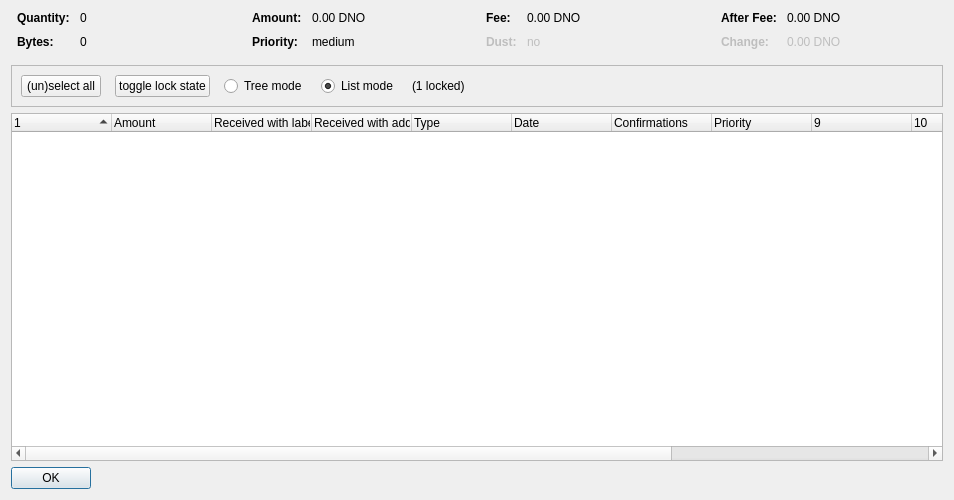
<?xml version="1.0" encoding="UTF-8"?>
<ui version="4.0">
 <class>CoinControlDialog</class>
 <widget class="QDialog" name="CoinControlDialog">
  <property name="geometry">
   <rect>
    <x>0</x>
    <y>0</y>
    <width>954</width>
    <height>500</height>
   </rect>
  </property>
  <property name="windowTitle">
   <string>Coin Selection</string>
  </property>
  <layout class="QVBoxLayout" name="verticalLayout">
   <item>
    <layout class="QHBoxLayout" name="horizontalLayoutTop" stretch="0,0,0,0">
     <property name="topMargin">
      <number>0</number>
     </property>
     <property name="bottomMargin">
      <number>10</number>
     </property>
     <item>
      <layout class="QFormLayout" name="formLayoutCoinControl1">
       <property name="horizontalSpacing">
        <number>10</number>
       </property>
       <property name="verticalSpacing">
        <number>10</number>
       </property>
       <property name="leftMargin">
        <number>6</number>
       </property>
       <property name="rightMargin">
        <number>6</number>
       </property>
       <item row="0" column="0">
        <widget class="QLabel" name="labelCoinControlQuantityText">
         <property name="font">
          <font>
           <weight>75</weight>
           <bold>true</bold>
          </font>
         </property>
         <property name="text">
          <string>Quantity:</string>
         </property>
        </widget>
       </item>
       <item row="0" column="1">
        <widget class="QLabel" name="labelCoinControlQuantity">
         <property name="cursor">
          <cursorShape>IBeamCursor</cursorShape>
         </property>
         <property name="contextMenuPolicy">
          <enum>Qt::ActionsContextMenu</enum>
         </property>
         <property name="text">
          <string notr="true">0</string>
         </property>
         <property name="textInteractionFlags">
          <set>Qt::LinksAccessibleByMouse|Qt::TextSelectableByKeyboard|Qt::TextSelectableByMouse</set>
         </property>
        </widget>
       </item>
       <item row="1" column="0">
        <widget class="QLabel" name="labelCoinControlBytesText">
         <property name="font">
          <font>
           <weight>75</weight>
           <bold>true</bold>
          </font>
         </property>
         <property name="text">
          <string>Bytes:</string>
         </property>
        </widget>
       </item>
       <item row="1" column="1">
        <widget class="QLabel" name="labelCoinControlBytes">
         <property name="cursor">
          <cursorShape>IBeamCursor</cursorShape>
         </property>
         <property name="contextMenuPolicy">
          <enum>Qt::ActionsContextMenu</enum>
         </property>
         <property name="text">
          <string notr="true">0</string>
         </property>
         <property name="textInteractionFlags">
          <set>Qt::LinksAccessibleByMouse|Qt::TextSelectableByKeyboard|Qt::TextSelectableByMouse</set>
         </property>
        </widget>
       </item>
      </layout>
     </item>
     <item>
      <layout class="QFormLayout" name="formLayoutCoinControl2">
       <property name="horizontalSpacing">
        <number>10</number>
       </property>
       <property name="verticalSpacing">
        <number>10</number>
       </property>
       <property name="leftMargin">
        <number>6</number>
       </property>
       <property name="rightMargin">
        <number>6</number>
       </property>
       <item row="0" column="0">
        <widget class="QLabel" name="labelCoinControlAmountText">
         <property name="font">
          <font>
           <weight>75</weight>
           <bold>true</bold>
          </font>
         </property>
         <property name="text">
          <string>Amount:</string>
         </property>
        </widget>
       </item>
       <item row="0" column="1">
        <widget class="QLabel" name="labelCoinControlAmount">
         <property name="cursor">
          <cursorShape>IBeamCursor</cursorShape>
         </property>
         <property name="contextMenuPolicy">
          <enum>Qt::ActionsContextMenu</enum>
         </property>
         <property name="text">
          <string notr="true">0.00 DNO</string>
         </property>
         <property name="textInteractionFlags">
          <set>Qt::LinksAccessibleByMouse|Qt::TextSelectableByKeyboard|Qt::TextSelectableByMouse</set>
         </property>
        </widget>
       </item>
       <item row="1" column="0">
        <widget class="QLabel" name="labelCoinControlPriorityText">
         <property name="font">
          <font>
           <weight>75</weight>
           <bold>true</bold>
          </font>
         </property>
         <property name="text">
          <string>Priority:</string>
         </property>
        </widget>
       </item>
       <item row="1" column="1">
        <widget class="QLabel" name="labelCoinControlPriority">
         <property name="cursor">
          <cursorShape>IBeamCursor</cursorShape>
         </property>
         <property name="contextMenuPolicy">
          <enum>Qt::ActionsContextMenu</enum>
         </property>
         <property name="text">
          <string>medium</string>
         </property>
         <property name="textInteractionFlags">
          <set>Qt::LinksAccessibleByMouse|Qt::TextSelectableByKeyboard|Qt::TextSelectableByMouse</set>
         </property>
        </widget>
       </item>
      </layout>
     </item>
     <item>
      <layout class="QFormLayout" name="formLayoutCoinControl3">
       <property name="horizontalSpacing">
        <number>10</number>
       </property>
       <property name="verticalSpacing">
        <number>10</number>
       </property>
       <property name="leftMargin">
        <number>6</number>
       </property>
       <property name="rightMargin">
        <number>6</number>
       </property>
       <item row="0" column="0">
        <widget class="QLabel" name="labelCoinControlFeeText">
         <property name="font">
          <font>
           <weight>75</weight>
           <bold>true</bold>
          </font>
         </property>
         <property name="text">
          <string>Fee:</string>
         </property>
        </widget>
       </item>
       <item row="0" column="1">
        <widget class="QLabel" name="labelCoinControlFee">
         <property name="cursor">
          <cursorShape>IBeamCursor</cursorShape>
         </property>
         <property name="contextMenuPolicy">
          <enum>Qt::ActionsContextMenu</enum>
         </property>
         <property name="text">
          <string notr="true">0.00 DNO</string>
         </property>
         <property name="textInteractionFlags">
          <set>Qt::LinksAccessibleByMouse|Qt::TextSelectableByKeyboard|Qt::TextSelectableByMouse</set>
         </property>
        </widget>
       </item>
       <item row="1" column="0">
        <widget class="QLabel" name="labelCoinControlLowOutputText">
         <property name="enabled">
          <bool>false</bool>
         </property>
         <property name="font">
          <font>
           <weight>75</weight>
           <bold>true</bold>
          </font>
         </property>
         <property name="text">
          <string>Dust:</string>
         </property>
        </widget>
       </item>
       <item row="1" column="1">
        <widget class="QLabel" name="labelCoinControlLowOutput">
         <property name="enabled">
          <bool>false</bool>
         </property>
         <property name="cursor">
          <cursorShape>IBeamCursor</cursorShape>
         </property>
         <property name="contextMenuPolicy">
          <enum>Qt::ActionsContextMenu</enum>
         </property>
         <property name="text">
          <string>no</string>
         </property>
         <property name="textInteractionFlags">
          <set>Qt::LinksAccessibleByMouse|Qt::TextSelectableByKeyboard|Qt::TextSelectableByMouse</set>
         </property>
        </widget>
       </item>
      </layout>
     </item>
     <item>
      <layout class="QFormLayout" name="formLayoutCoinControl4">
       <property name="horizontalSpacing">
        <number>10</number>
       </property>
       <property name="verticalSpacing">
        <number>10</number>
       </property>
       <property name="leftMargin">
        <number>6</number>
       </property>
       <property name="rightMargin">
        <number>6</number>
       </property>
       <item row="0" column="0">
        <widget class="QLabel" name="labelCoinControlAfterFeeText">
         <property name="font">
          <font>
           <weight>75</weight>
           <bold>true</bold>
          </font>
         </property>
         <property name="text">
          <string>After Fee:</string>
         </property>
        </widget>
       </item>
       <item row="0" column="1">
        <widget class="QLabel" name="labelCoinControlAfterFee">
         <property name="cursor">
          <cursorShape>IBeamCursor</cursorShape>
         </property>
         <property name="contextMenuPolicy">
          <enum>Qt::ActionsContextMenu</enum>
         </property>
         <property name="text">
          <string notr="true">0.00 DNO</string>
         </property>
         <property name="textInteractionFlags">
          <set>Qt::LinksAccessibleByMouse|Qt::TextSelectableByKeyboard|Qt::TextSelectableByMouse</set>
         </property>
        </widget>
       </item>
       <item row="1" column="0">
        <widget class="QLabel" name="labelCoinControlChangeText">
         <property name="enabled">
          <bool>false</bool>
         </property>
         <property name="font">
          <font>
           <weight>75</weight>
           <bold>true</bold>
          </font>
         </property>
         <property name="text">
          <string>Change:</string>
         </property>
        </widget>
       </item>
       <item row="1" column="1">
        <widget class="QLabel" name="labelCoinControlChange">
         <property name="enabled">
          <bool>false</bool>
         </property>
         <property name="cursor">
          <cursorShape>IBeamCursor</cursorShape>
         </property>
         <property name="contextMenuPolicy">
          <enum>Qt::ActionsContextMenu</enum>
         </property>
         <property name="text">
          <string notr="true">0.00 DNO</string>
         </property>
         <property name="textInteractionFlags">
          <set>Qt::LinksAccessibleByMouse|Qt::TextSelectableByKeyboard|Qt::TextSelectableByMouse</set>
         </property>
        </widget>
       </item>
      </layout>
     </item>
    </layout>
   </item>
   <item>
    <widget class="QFrame" name="frame">
     <property name="minimumSize">
      <size>
       <width>0</width>
       <height>40</height>
      </size>
     </property>
     <property name="frameShape">
      <enum>QFrame::StyledPanel</enum>
     </property>
     <property name="frameShadow">
      <enum>QFrame::Sunken</enum>
     </property>
     <layout class="QHBoxLayout" name="horizontalLayout">
      <item>
       <layout class="QHBoxLayout" name="horizontalLayoutPanel" stretch="0,0,0,0,0,0">
        <property name="spacing">
         <number>14</number>
        </property>
        <item>
         <widget class="QPushButton" name="pushButtonSelectAll">
          <property name="sizePolicy">
           <sizepolicy hsizetype="Maximum" vsizetype="Fixed">
            <horstretch>0</horstretch>
            <verstretch>0</verstretch>
           </sizepolicy>
          </property>
          <property name="text">
           <string>(un)select all</string>
          </property>
          <property name="autoDefault">
           <bool>false</bool>
          </property>
         </widget>
        </item>
        <item>
         <widget class="QPushButton" name="pushButtonToggleLock">
          <property name="sizePolicy">
           <sizepolicy hsizetype="Maximum" vsizetype="Fixed">
            <horstretch>0</horstretch>
            <verstretch>0</verstretch>
           </sizepolicy>
          </property>
          <property name="text">
           <string>toggle lock state</string>
          </property>
          <property name="autoDefault">
           <bool>false</bool>
          </property>
         </widget>
        </item>
        <item>
         <widget class="QRadioButton" name="radioTreeMode">
          <property name="sizePolicy">
           <sizepolicy hsizetype="Maximum" vsizetype="Fixed">
            <horstretch>0</horstretch>
            <verstretch>0</verstretch>
           </sizepolicy>
          </property>
          <property name="text">
           <string>Tree mode</string>
          </property>
         </widget>
        </item>
        <item>
         <widget class="QRadioButton" name="radioListMode">
          <property name="sizePolicy">
           <sizepolicy hsizetype="Maximum" vsizetype="Fixed">
            <horstretch>0</horstretch>
            <verstretch>0</verstretch>
           </sizepolicy>
          </property>
          <property name="text">
           <string>List mode</string>
          </property>
          <property name="checked">
           <bool>true</bool>
          </property>
         </widget>
        </item>
        <item>
         <widget class="QLabel" name="labelLocked">
          <property name="text">
           <string>(1 locked)</string>
          </property>
         </widget>
        </item>
        <item>
         <spacer name="horizontalSpacer">
          <property name="orientation">
           <enum>Qt::Horizontal</enum>
          </property>
          <property name="sizeHint" stdset="0">
           <size>
            <width>40</width>
            <height>20</height>
           </size>
          </property>
         </spacer>
        </item>
       </layout>
      </item>
     </layout>
    </widget>
   </item>
   <item>
    <widget class="CoinControlTreeWidget" name="treeWidget">
     <property name="contextMenuPolicy">
      <enum>Qt::CustomContextMenu</enum>
     </property>
     <property name="sortingEnabled">
      <bool>false</bool>
     </property>
     <property name="columnCount">
      <number>13</number>
     </property>
     <attribute name="headerShowSortIndicator" stdset="0">
      <bool>true</bool>
     </attribute>
     <attribute name="headerStretchLastSection">
      <bool>false</bool>
     </attribute>
     <column>
      <property name="text">
       <string/>
      </property>
     </column>
     <column>
      <property name="text">
       <string>Amount</string>
      </property>
     </column>
     <column>
      <property name="text">
       <string>Received with label</string>
      </property>
     </column>
     <column>
      <property name="text">
       <string>Received with address</string>
      </property>
     </column>
     <column>
      <property name="text">
	<string>Type</string>
      </property>
     </column>
     <column>
      <property name="text">	 
       <string>Date</string>
      </property>
     </column>
     <column>
      <property name="text">
       <string>Confirmations</string>
      </property>
      <property name="toolTip">
       <string>Confirmed</string>
      </property>
     </column>
     <column>
      <property name="text">
       <string>Priority</string>
      </property>
     </column>
     <column>
      <property name="text">
       <string/>
      </property>
     </column>
     <column>
      <property name="text">
       <string/>
      </property>
     </column>
     <column>
      <property name="text">
       <string/>
      </property>
     </column>
     <column>
      <property name="text">
       <string/>
      </property>
     </column>
     <column>
      <property name="text">
       <string/>
      </property>
     </column>
    </widget>
   </item>
   <item>
    <widget class="QDialogButtonBox" name="buttonBox">
     <property name="sizePolicy">
      <sizepolicy hsizetype="Maximum" vsizetype="Fixed">
       <horstretch>0</horstretch>
       <verstretch>0</verstretch>
      </sizepolicy>
     </property>
     <property name="orientation">
      <enum>Qt::Horizontal</enum>
     </property>
     <property name="standardButtons">
      <set>QDialogButtonBox::Ok</set>
     </property>
    </widget>
   </item>
  </layout>
 </widget>
 <customwidgets>
  <customwidget>
   <class>CoinControlTreeWidget</class>
   <extends>QTreeWidget</extends>
   <header>coincontroltreewidget.h</header>
  </customwidget>
 </customwidgets>
 <resources/>
 <connections/>
</ui>
